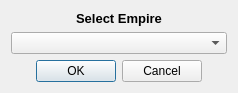
<?xml version="1.0" encoding="UTF-8"?>
<ui version="4.0">
 <class>ChangeEmpireDialog</class>
 <widget class="QDialog" name="ChangeEmpireDialog">
  <property name="geometry">
   <rect>
    <x>0</x>
    <y>0</y>
    <width>238</width>
    <height>88</height>
   </rect>
  </property>
  <property name="windowTitle">
   <string>Form</string>
  </property>
  <layout class="QVBoxLayout" name="verticalLayout">
   <item>
    <widget class="QLabel" name="label_5">
     <property name="font">
      <font>
       <pointsize>10</pointsize>
       <weight>75</weight>
       <bold>true</bold>
      </font>
     </property>
     <property name="text">
      <string>Select Empire</string>
     </property>
     <property name="alignment">
      <set>Qt::AlignCenter</set>
     </property>
    </widget>
   </item>
   <item>
    <widget class="QComboBox" name="empireCombo_3"/>
   </item>
   <item>
    <widget class="QDialogButtonBox" name="buttonBox">
     <property name="standardButtons">
      <set>QDialogButtonBox::Cancel|QDialogButtonBox::Ok</set>
     </property>
     <property name="centerButtons">
      <bool>true</bool>
     </property>
    </widget>
   </item>
  </layout>
 </widget>
 <resources/>
 <connections>
  <connection>
   <sender>buttonBox</sender>
   <signal>accepted()</signal>
   <receiver>ChangeEmpireDialog</receiver>
   <slot>accept()</slot>
   <hints>
    <hint type="sourcelabel">
     <x>136</x>
     <y>74</y>
    </hint>
    <hint type="destinationlabel">
     <x>0</x>
     <y>16</y>
    </hint>
   </hints>
  </connection>
  <connection>
   <sender>buttonBox</sender>
   <signal>rejected()</signal>
   <receiver>ChangeEmpireDialog</receiver>
   <slot>reject()</slot>
   <hints>
    <hint type="sourcelabel">
     <x>200</x>
     <y>71</y>
    </hint>
    <hint type="destinationlabel">
     <x>236</x>
     <y>64</y>
    </hint>
   </hints>
  </connection>
 </connections>
</ui>
